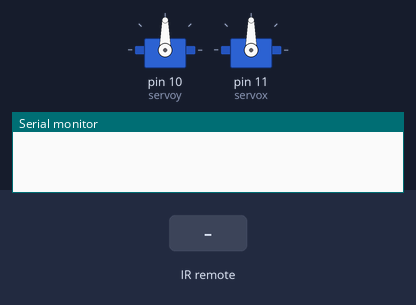
Bench run of a sketch on a simulated Arduino Uno, built with avr-gcc and run on an emulated ATmega328P. Shown: 2 × servo, the last lines printed to the serial monitor. Inputs (shaded band) come from the test bench.

Above: at 1.2 s.
1.3 s: infrared code 0x8F7D22D received
At 2.5 s:
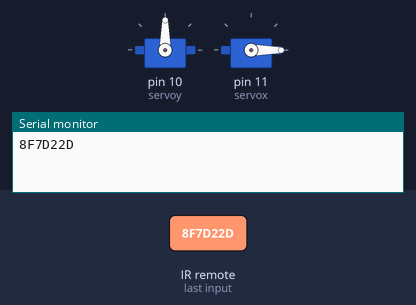
2.8 s: infrared code 0x8F758A7 received
At 3.8 s:
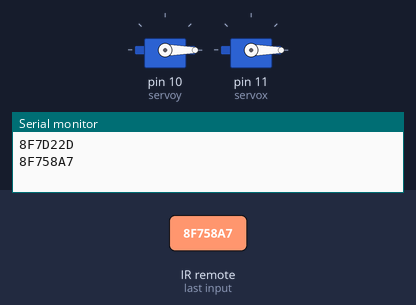
4.3 s: infrared code 0x8F7708F received
At 4.9 s:
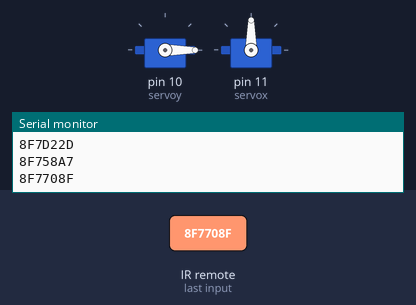
5.8 s: infrared code 0x8F720DF received
At 6.1 s:
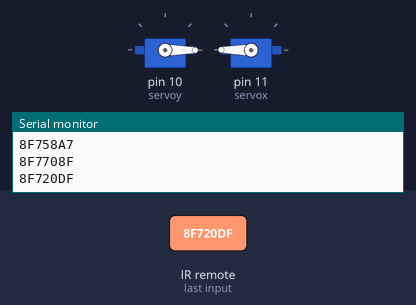
7.3 s: infrared code 0x8F7F00F received
At 8.4 s:
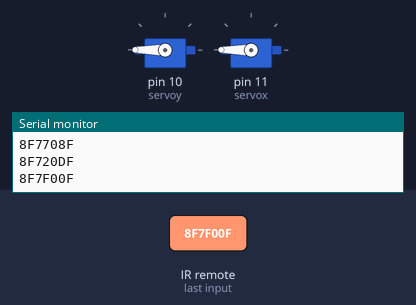
8.8 s: infrared code 0x8F7609F received
At 9.6 s:
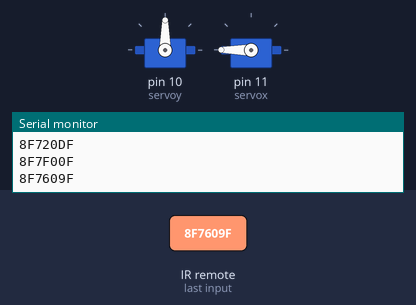
Timing chart, 0 to 11.3 s (numbered marks = the images above; inputs shaded):
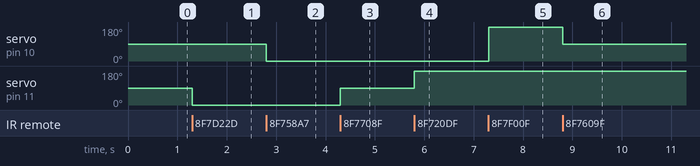

The sketch:

IR_servo_Control.ino
```cpp
#include <Servo.h>
#include <IRremote.h>


int RECV_PIN = 9;
IRrecv irrecv(RECV_PIN);
decode_results results;
int posy;
int posx;
int d = 5; // grade beweeg per click

Servo servox;
Servo servoy;

void setup() {

Serial.begin(9600);
  irrecv.enableIRIn();

servoy.attach(10);
servox.attach(11);
}


void loop() {

  posx = constrain(posx, 0, 180);
  posy = constrain(posy, 0, 180);

if (irrecv.decode(&results)) {
    Serial.println(results.value, HEX);
    switch(results.value) {

      case 150458925:
      posx = posx - d;
        servox.write(posx);
        break;

      case 150435975:
      posx = posx + d;
        servox.write(posx);
        break;

        case 150427815:
      posy = posy - d;
        servoy.write(posy);
        break;

      case 150414045:
      posy = posy + d;
        servoy.write(posy);
        break;

        case 150429855:
        servoy.write(90);
        posy = 90;
        break;

        case 150433935:
        servox.write(90);
        posx = 90;
        break;

        case 150405375:
        servox.write(0);
        posx = 0;
        break;

        case 150413535:
        servox.write(180);
        posx = 180;
        break;

        case 150454335:
        servoy.write(0);
        posy = 0;
        break;

        case 150466575:
        servoy.write(180);
        posy = 180;
        break;

        case 150469125:
        servoy.write(90);
        posy = 90;
        servox.write(90);
        posx = 90;
        break;
    }
    irrecv.resume();
}
}
```

Measured:
- after the input at 1.3 s, servo on pin 11 (servox): 90° → 0° at once
- after the input at 2.8 s, servo on pin 10 (servoy): 90° → 0° at once
- after the input at 4.3 s, servo on pin 11 (servox): 0° → 90° at once
- after the input at 5.8 s, servo on pin 11 (servox): 90° → 180° at once
- after the input at 7.3 s, servo on pin 10 (servoy): 0° → 180° at once
- after the input at 8.8 s, servo on pin 10 (servoy): 180° → 90° at once
